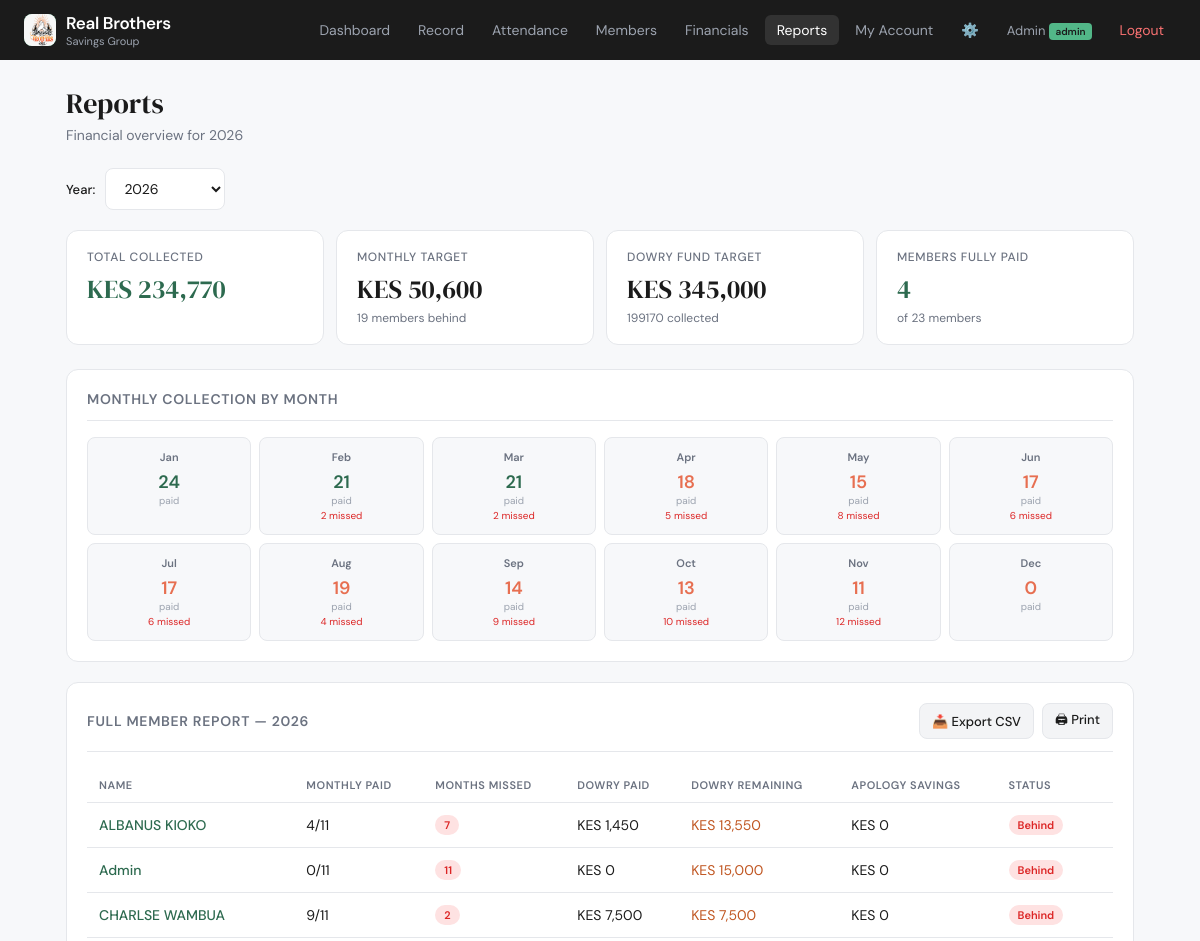
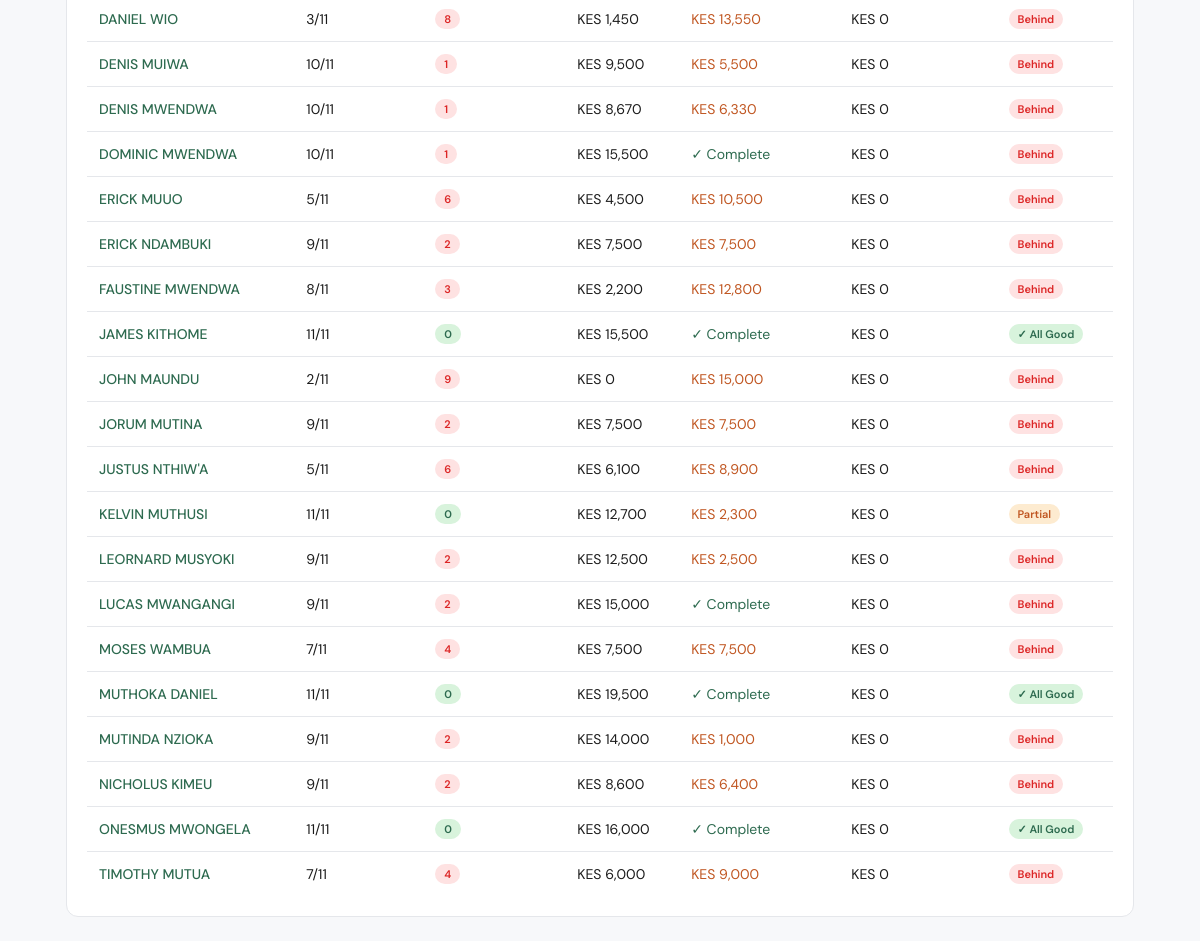
Page /admin/reports (signed in) on the committed database (2 pictures, top to bottom).
### models.py (models this page shows, shortened)
class Member(db.Model):
    __tablename__ = 'members'
    id = db.Column(db.Integer, primary_key=True)
    name = db.Column(db.String(100), nullable=False)
    username = db.Column(db.String(50), unique=True, nullable=False)
    password = db.Column(db.String(255), nullable=False)
    role = db.Column(db.String(20), default='member') # super_admin, admin, member
    status = db.Column(db.String(20), default='active') # active, dormant, suspended, exited
    is_special = db.Column(db.Boolean, default=False)
    phone = db.Column(db.String(20))
    profile_pic = db.Column(db.String(255), default='default_profile.png')
    joined_year = db.Column(db.Integer, default=2023)
    joined_date = db.Column(db.DateTime, default=datetime.utcnow)
    dowry_received = db.Column(db.Integer, default=0)
    dowry_queue_position = db.Column(db.Integer, default=0)
    created_at = db.Column(db.DateTime, default=datetime.utcnow)
    failed_login_attempts = db.Column(db.Integer, default=0)
    account_locked = db.Column(db.Boolean, default=False)
    locked_until = db.Column(db.DateTime)
    last_login = db.Column(db.DateTime)
    last_password_change = db.Column(db.DateTime)
    payments = db.relationship('Payment', backref='member', lazy=True, cascade="all, delete-orphan")
    fds = db.relationship('FixedDeposit', backref='member', lazy=True)
    refunds = db.relationship('MemberRefund', backref='member', lazy=True)
    attendances = db.relationship('Attendance', backref='member', lazy=True)

### app.py (the view)
@app.route('/admin/reports')
@admin_required
def reports():
    year = request.args.get('year', datetime.now().year, type=int)
    members = Member.query.filter(Member.status != 'exited').order_by(Member.name).all()
    report_data = []
    total_expected_monthly = 0
    total_expected_dowry = 0
    now = datetime.now()
    months_to_date = now.month if year == now.year else 12
    if year < now.year: months_to_date = 12
    if year > now.year: months_to_date = 0
    for m in members:
        if m.joined_year > year: continue
        m_months_expected = months_to_date
        monthly_payments = Payment.query.filter_by(member_id=m.id, payment_type='monthly', year=year).all()
        monthly_paid = len(monthly_payments)
        months_missed = max(0, m_months_expected - monthly_paid)
        dowry_payments = Payment.query.filter_by(member_id=m.id, payment_type='dowry', year=year).all()
        dowry_paid = sum(p.amount for p in dowry_payments)
        dowry_remaining = max(0, ANNUAL_CONTRIBUTION - dowry_paid)
        apology_payments = Payment.query.filter_by(member_id=m.id, payment_type='apology', year=year).all()
        apology_total = sum(p.amount for p in apology_payments)
        total_member_paid = monthly_paid * MONTHLY_CONTRIBUTION + dowry_paid + apology_total
        report_data.append({
            'id': m.id,
            'name': m.name,
            'monthly_paid': monthly_paid,
            'months_expected': m_months_expected,
            'months_missed': months_missed,
            'dowry_paid': dowry_paid,
            'dowry_remaining': dowry_remaining,
            'apology_total': apology_total,
            'total_paid': total_member_paid
        })
        total_expected_monthly += m_months_expected * MONTHLY_CONTRIBUTION
        total_expected_dowry += ANNUAL_CONTRIBUTION
    months_grid = []
    for month in range(1, 13):
        paid_count = Payment.query.filter_by(payment_type='monthly', year=year, month=month).count()
        expected_this_month = Member.query.filter(Member.joined_year <= year, Member.status != 'exited').count()
        months_grid.append({
            'month': month,
            'paid': paid_count,
            'missed': max(0, expected_this_month - paid_count) if month <= months_to_date else 0
        })
    return render_template('reports.html', report=report_data, year=year,
                           total_expected_monthly=total_expected_monthly,
                           total_expected_dowry=total_expected_dowry,
                           months_data=months_grid)

### rbac.py (called while the page is built)
def admin_required(f):
    @wraps(f)
    def decorated(*args, **kwargs):
        if 'user_id' not in session:
            flash('Please log in first.', 'error')
            return redirect(url_for('login'))
        user = Member.query.get(session['user_id'])
        if not user or user.role not in ['admin', 'super_admin']:
            flash('🔧 Admin access required.', 'error')
            return redirect(url_for('dashboard'))
        return f(*args, **kwargs)
    return decorated

### templates/reports.html (shortened to what this page needs)
{% extends "base.html" %}
{% block content %}
<h1 class="page-title">Reports</h1>
<p class="page-sub">Financial overview for {{ year }}</p>
<form method="GET" style="margin-bottom:20px; display:flex; gap:10px; align-items:center;">
  <label class="form-label" style="margin:0;">Year:</label>
  <select name="year" class="form-control" style="width:120px;" onchange="this.form.submit()">
    {% for y in range(2024, 2030) %}
    <option value="{{ y }}" {% if y==year %}selected{% endif %}>{{ y }}</option>
    {% endfor %}
  </select>
</form>
<div class="stat-grid" style="margin-bottom:24px;">
  {% set total_paid = report | sum(attribute='total_paid') %}
  <div class="stat-card">
    <div class="stat-label">Total Collected</div>
    <div class="stat-value green">KES {{ "{:,.0f}".format(total_paid) }}</div>
  </div>
  <div class="stat-card">
    <div class="stat-label">Monthly Target</div>
    <div class="stat-value">KES {{ "{:,.0f}".format(total_expected_monthly) }}</div>
    <div class="stat-sub">{{ report | selectattr('months_missed', 'gt', 0) | list | length }} members behind</div>
  </div>
  <div class="stat-card">
    <div class="stat-label">Dowry Fund Target</div>
    <div class="stat-value">KES {{ "{:,.0f}".format(total_expected_dowry) }}</div>
    <div class="stat-sub">{{ report | sum(attribute='dowry_paid') | int | string }} collected</div>
  </div>
  <div class="stat-card">
    <div class="stat-label">Members Fully Paid</div>
    <div class="stat-value green">{{ report | selectattr('months_missed', 'eq', 0) | list | length }}</div>
    <div class="stat-sub">of {{ report|length }} members</div>
  </div>
</div>
<div class="card" style="margin-bottom:20px;">
  <div class="card-header"><span class="card-title">Monthly Collection by Month</span></div>
  <div style="display:grid; grid-template-columns: repeat(6, 1fr); gap:8px;">
    {% set month_names = ['Jan','Feb','Mar','Apr','May','Jun','Jul','Aug','Sep','Oct','Nov','Dec'] %}
    {% for m in months_data %}
    <div style="text-align:center; padding:12px 8px; background:#F7F8FA; border-radius:8px; border:1px solid #E5E7EB;">
      <div style="font-size:11px; font-weight:600; color:#6B7280; margin-bottom:6px;">{{ month_names[m.month-1] }}</div>
      <div style="font-size:18px; font-weight:600; color:{{ '#2D6A4F' if m.paid >= 20 else '#E76F51' }};">{{ m.paid }}</div>
      <div style="font-size:10px; color:#9CA3AF;">paid</div>
      {% if m.missed > 0 %}
      <div style="font-size:10px; color:#DC2626; margin-top:2px;">{{ m.missed }} missed</div>
      {% endif %}
    </div>
    {% endfor %}
  </div>
</div>
<div class="card">
  <div class="card-header">
    <span class="card-title">Full Member Report — {{ year }}</span>
    <div style="display:flex; gap:8px;">
      <a href="{{ url_for('export_report', year=year) }}" class="btn btn-secondary btn-sm">📥 Export CSV</a>
      <button onclick="window.print()" class="btn btn-secondary btn-sm">🖨 Print</button>
    </div>
  </div>
  <div class="table-wrap">
    <table>
      <thead><tr>
        <th>Name</th>
        <th>Monthly Paid</th>
        <th>Months Missed</th>
        <th>Dowry Paid</th>
        <th>Dowry Remaining</th>
        <th>Apology Savings</th>
        <th>Status</th>
      </tr></thead>
      <tbody>
      {% for m in report %}
      <tr>
        <td><a href="{{ url_for('member_detail', member_id=m.id) }}" style="font-weight:500;">{{ m.name }}</a></td>
        <td>{{ m.monthly_paid }}/{{ m.months_expected }}</td>
        <td>
          {% if m.months_missed > 0 %}<span class="badge badge-red">{{ m.months_missed }}</span>
          {% else %}<span class="badge badge-green">0</span>{% endif %}
        </td>
        <td>KES {{ "{:,.0f}".format(m.dowry_paid) }}</td>
        <td>
          {% if m.dowry_remaining > 0 %}<span style="color:#C05621;">KES {{ "{:,.0f}".format(m.dowry_remaining) }}</span>
          {% else %}<span style="color:#2D6A4F;">✓ Complete</span>{% endif %}
        </td>
        <td>KES {{ "{:,.0f}".format(m.apology_total) }}</td>
        <td>
          {% if m.months_missed == 0 and m.dowry_remaining == 0 %}
          <span class="badge badge-green">✓ All Good</span>
          {% elif m.months_missed > 0 %}
          <span class="badge badge-red">Behind</span>
          {% else %}
          <span class="badge badge-amber">Partial</span>
          {% endif %}
        </td>
      </tr>
      {% endfor %}
      </tbody>
    </table>
  </div>
</div>
{% endblock %}

### templates/base.html (style rules this page uses)
:root { --green: #2D6A4F; --green-light: #52B788; --green-pale: #D8F3DC; --amber: #E76F51; --amber-pale: #FDEBD0; --gold: #F4A261; --dark: #1B1B1B; --gray: #6B7280; --gray-light: #F3F4F6; --border: #E5E7EB; --white: #FFFFFF; --radius: 12px; --radius-sm: 8px; }
* { box-sizing: border-box; margin: 0; padding: 0; }
body { font-family: 'DM Sans', sans-serif; background: #F7F8FA; color: var(--dark); min-height: 100vh; }
h1, h2, h3 { font-family: 'DM Serif Display', serif; font-weight: 400; }
a { color: var(--green); text-decoration: none; }
.page-title { font-size: 28px; color: var(--dark); margin-bottom: 4px; }
.page-sub { color: var(--gray); font-size: 14px; margin-bottom: 24px; }
.card { background: var(--white); border-radius: var(--radius); border: 1px solid var(--border); padding: 20px; }
.card-header { display: flex; align-items: center; justify-content: space-between; margin-bottom: 16px; padding-bottom: 12px; border-bottom: 1px solid var(--border); }
.card-title { font-family: 'DM Sans', sans-serif; font-size: 14px; font-weight: 600; color: var(--gray); text-transform: uppercase; letter-spacing: 0.05em; }
.stat-grid { display: grid; grid-template-columns: repeat(auto-fit, minmax(180px, 1fr)); gap: 12px; margin-bottom: 24px; }
.stat-card { background: var(--white); border-radius: var(--radius); border: 1px solid var(--border); padding: 18px 20px; }
.stat-label { font-size: 12px; font-weight: 500; color: var(--gray); text-transform: uppercase; letter-spacing: 0.05em; margin-bottom: 6px; }
.stat-value { font-size: 26px; font-family: 'DM Serif Display', serif; color: var(--dark); }
.stat-value.green { color: var(--green); }
.stat-sub { font-size: 12px; color: var(--gray); margin-top: 3px; }
.table-wrap { overflow-x: auto; }
table { width: 100%; border-collapse: collapse; font-size: 14px; }
th { font-size: 11px; font-weight: 600; color: var(--gray); text-transform: uppercase; letter-spacing: 0.05em; padding: 10px 12px; text-align: left; border-bottom: 1px solid var(--border); }
td { padding: 12px 12px; border-bottom: 1px solid var(--border); color: var(--dark); vertical-align: middle; }
tr:last-child td { border-bottom: none; }
.badge { display: inline-flex; align-items: center; gap: 4px; font-size: 11px; font-weight: 600; padding: 3px 9px; border-radius: 20px; white-space: nowrap; }
.badge-green { background: var(--green-pale); color: var(--green); }
.badge-red { background: #FEE2E2; color: #DC2626; }
.badge-amber { background: var(--amber-pale); color: #C05621; }
.btn { display: inline-flex; align-items: center; gap: 6px; padding: 9px 18px; border-radius: var(--radius-sm); font-size: 14px; font-weight: 500; cursor: pointer; transition: all 0.15s; border: none; font-family: 'DM Sans', sans-serif; }
.btn-secondary { background: var(--gray-light); color: var(--dark); border: 1px solid var(--border); }
.btn-sm { padding: 6px 12px; font-size: 13px; }
.form-label { display: block; font-size: 13px; font-weight: 500; color: var(--dark); margin-bottom: 6px; }
.form-control { width: 100%; padding: 10px 14px; border: 1px solid var(--border); border-radius: var(--radius-sm); font-size: 14px; font-family: 'DM Sans', sans-serif; background: var(--white); color: var(--dark); outline: none; transition: border 0.15s; }
select.form-control { cursor: pointer; }

### rows in the picture
Member: name "ALBANUS KIOKO", monthly_paid "4", months_expected "11", months_missed "7", dowry_paid "1,450", dowry_remaining "13,550", apology_total "0", shows "Behind"
Member: name "Admin", monthly_paid "0", months_expected "11", months_missed "11", dowry_paid "0", dowry_remaining "15,000", apology_total "0", shows "Behind"
Member: name "CHARLSE WAMBUA", monthly_paid "9", months_expected "11", months_missed "2", dowry_paid "7,500", dowry_remaining "7,500", apology_total "0", shows "Behind"
Member: name "DANIEL WIO", monthly_paid "3", months_expected "11", months_missed "8", dowry_paid "1,450", dowry_remaining "13,550", apology_total "0", shows "Behind"
Member: name "DENIS MUIWA", monthly_paid "10", months_expected "11", months_missed "1", dowry_paid "9,500", dowry_remaining "5,500", apology_total "0", shows "Behind"
Member: name "DENIS MWENDWA", monthly_paid "10", months_expected "11", months_missed "1", dowry_paid "8,670", dowry_remaining "6,330", apology_total "0", shows "Behind"
Member: name "DOMINIC MWENDWA", monthly_paid "10", months_expected "11", months_missed "1", dowry_paid "15,500", shows "✓ Complete", apology_total "0", shows "Behind"
Member: name "ERICK MUUO", monthly_paid "5", months_expected "11", months_missed "6", dowry_paid "4,500", dowry_remaining "10,500", apology_total "0", shows "Behind"
Member: name "ERICK NDAMBUKI", monthly_paid "9", months_expected "11", months_missed "2", dowry_paid "7,500", dowry_remaining "7,500", apology_total "0", shows "Behind"
Member: name "FAUSTINE MWENDWA", monthly_paid "8", months_expected "11", months_missed "3", dowry_paid "2,200", dowry_remaining "12,800", apology_total "0", shows "Behind"
Member: name "JAMES KITHOME", monthly_paid "11", months_expected "11", shows "0", dowry_paid "15,500", shows "✓ Complete", apology_total "0", shows "✓ All Good"
Member: name "JOHN MAUNDU", monthly_paid "2", months_expected "11", months_missed "9", dowry_paid "0", dowry_remaining "15,000", apology_total "0", shows "Behind"
Member: name "JORUM MUTINA", monthly_paid "9", months_expected "11", months_missed "2", dowry_paid "7,500", dowry_remaining "7,500", apology_total "0", shows "Behind"
Member: name "JUSTUS NTHIW'A", monthly_paid "5", months_expected "11", months_missed "6", dowry_paid "6,100", dowry_remaining "8,900", apology_total "0", shows "Behind"
Member: name "KELVIN MUTHUSI", monthly_paid "11", months_expected "11", shows "0", dowry_paid "12,700", dowry_remaining "2,300", apology_total "0", shows "Partial"
Member: name "LEORNARD MUSYOKI", monthly_paid "9", months_expected "11", months_missed "2", dowry_paid "12,500", dowry_remaining "2,500", apology_total "0", shows "Behind"
Member: name "LUCAS MWANGANGI", monthly_paid "9", months_expected "11", months_missed "2", dowry_paid "15,000", shows "✓ Complete", apology_total "0", shows "Behind"
Member: name "MOSES WAMBUA", monthly_paid "7", months_expected "11", months_missed "4", dowry_paid "7,500", dowry_remaining "7,500", apology_total "0", shows "Behind"
Member: name "MUTHOKA DANIEL", monthly_paid "11", months_expected "11", shows "0", dowry_paid "19,500", shows "✓ Complete", apology_total "0", shows "✓ All Good"
Member: name "MUTINDA NZIOKA", monthly_paid "9", months_expected "11", months_missed "2", dowry_paid "14,000", dowry_remaining "1,000", apology_total "0", shows "Behind"
Member: name "NICHOLUS KIMEU", monthly_paid "9", months_expected "11", months_missed "2", dowry_paid "8,600", dowry_remaining "6,400", apology_total "0", shows "Behind"
Member: name "ONESMUS MWONGELA", monthly_paid "11", months_expected "11", shows "0", dowry_paid "16,000", shows "✓ Complete", apology_total "0", shows "✓ All Good"
Member: name "TIMOTHY MUTUA", monthly_paid "7", months_expected "11", months_missed "4", dowry_paid "6,000", dowry_remaining "9,000", apology_total "0", shows "Behind"

### other values in the picture
{{ session.name }} "Admin"
{{ session.role }} "admin"
{{ year }} "2026"
{{ "{:,.0f}".format(total_paid) }} "234,770"
{{ "{:,.0f}".format(total_expected_monthly) }} "50,600"
{{ report | selectattr('months_missed', 'gt', 0) | list | length }} "19"
{{ "{:,.0f}".format(total_expected_dowry) }} "345,000"
{{ report | sum(attribute='dowry_paid') | int | string }} "199170"
{{ report | selectattr('months_missed', 'eq', 0) | list | length }} "4"
{{ report|length }} "23"
{{ month_names[m.month-1] }} "Jan" "Feb" "Mar" "Apr" "May" "Jun" "Jul" "Aug" "Sep" "Oct" "Nov" "Dec"
{{ m.paid }} "24" "21" "21" "18" "15" "17" "17" "19" "14" "13" "11" "0"
{{ m.missed }} "2" "2" "5" "8" "6" "6" "4" "9" "10" "12"
form field year "2026"
